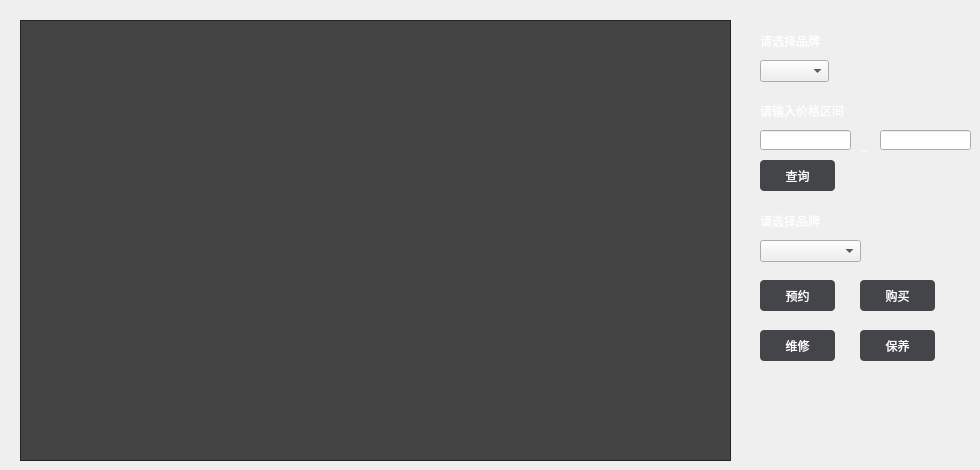
   <widget class="QWidget" name="tab_car">
    <attribute name="title">
     <string>车辆清单</string>
    </attribute>
    <widget class="QComboBox" name="comboBox">
     <property name="geometry">
      <rect>
       <x>760</x>
       <y>60</y>
       <width>69</width>
       <height>22</height>
      </rect>
     </property>
    </widget>
    <widget class="QTableWidget" name="tableWidget">
     <property name="geometry">
      <rect>
       <x>20</x>
       <y>20</y>
       <width>711</width>
       <height>441</height>
      </rect>
     </property>
     <property name="styleSheet">
      <string notr="true">/*
tabelwidget*/
QTableWidget{
color:#DCDCDC;
background:#444444;
border:1px solid #242424;
alternate-background-color:#525252;/*交错颜色*/
gridline-color:#242424;
}

/*选中item*/
QTableWidget::item:selected{
color:#DCDCDC;
background:qlineargradient(spread:pad,x1:0,y1:0,x2:0,y2:1,stop:0 #484848,stop:1 #383838);
}

/*
悬浮item*/
QTableWidget::item:hover{
background:#5B5B5B;
}
/*表头*/
QHeaderView::section{
text-align:center;
background:#5E5E5E;
padding:3px;
margin:0px;
color:#DCDCDC;
border:1px solid #242424;
border-left-width:0;
}



/*表右侧的滑条*/
QScrollBar:vertical{
background:#484848;
padding:0px;
border-radius:6px;
max-width:12px;
}

/*滑块*/
QScrollBar::handle:vertical{
background:#CCCCCC;
}
/*
滑块悬浮，按下*/
QScrollBar::handle:hover:vertical,QScrollBar::handle:pressed:vertical{
background:#A7A7A7;
}
/*
滑块已经划过的区域*/
QScrollBar::sub-page:vertical{
background:444444;
}

/*
滑块还没有划过的区域*/
QScrollBar::add-page:vertical{
background:5B5B5B;
}

/*页面下移的按钮*/
QScrollBar::add-line:vertical{
background:none;
}
/*页面上移的按钮*/
QScrollBar::sub-line:vertical{
background:none;
}
</string>
     </property>
    </widget>
    <widget class="QLabel" name="label_3">
     <property name="geometry">
      <rect>
       <x>760</x>
       <y>30</y>
       <width>111</width>
       <height>21</height>
      </rect>
     </property>
     <property name="styleSheet">
      <string notr="true">font: 14pt &quot;黑体&quot;;

color: rgb(255, 255, 255);</string>
     </property>
     <property name="text">
      <string>请选择品牌</string>
     </property>
    </widget>
    <widget class="QLabel" name="label_11">
     <property name="geometry">
      <rect>
       <x>760</x>
       <y>100</y>
       <width>171</width>
       <height>21</height>
      </rect>
     </property>
     <property name="styleSheet">
      <string notr="true">font: 14pt &quot;黑体&quot;;

color: rgb(255, 255, 255);</string>
     </property>
     <property name="text">
      <string>请输入价格区间</string>
     </property>
    </widget>
    <widget class="QLineEdit" name="txt_low">
     <property name="geometry">
      <rect>
       <x>760</x>
       <y>130</y>
       <width>91</width>
       <height>20</height>
      </rect>
     </property>
     <property name="styleSheet">
      <string notr="true">font: 12pt &quot;黑体&quot;;

color: rgb(0, 0, 0);</string>
     </property>
    </widget>
    <widget class="QLineEdit" name="txt_high">
     <property name="geometry">
      <rect>
       <x>880</x>
       <y>130</y>
       <width>91</width>
       <height>20</height>
      </rect>
     </property>
     <property name="styleSheet">
      <string notr="true">font: 12pt &quot;黑体&quot;;

color: rgb(0, 0, 0);</string>
     </property>
    </widget>
    <widget class="QLabel" name="label_12">
     <property name="geometry">
      <rect>
       <x>860</x>
       <y>140</y>
       <width>31</width>
       <height>21</height>
      </rect>
     </property>
     <property name="styleSheet">
      <string notr="true">font: 18pt &quot;黑体&quot;;

color: rgb(255, 255, 255);</string>
     </property>
     <property name="text">
      <string>~</string>
     </property>
    </widget>
    <widget class="QPushButton" name="pushButton_9">
     <property name="geometry">
      <rect>
       <x>760</x>
       <y>160</y>
       <width>75</width>
       <height>31</height>
      </rect>
     </property>
     <property name="styleSheet">
      <string notr="true">QPushButton{
	font: 14pt &quot;黑体&quot;;
		border-radius: 4px;
		border: none;
		width: 75px;
		height: 25px;
}
QPushButton:enabled {
        background: rgb(68, 69, 73);
        color: white;
}
QPushButton:!enabled {
        background: rgb(100, 100, 100);
        color: rgb(200, 200, 200);
}
QPushButton:enabled:hover{
        background: rgb(85, 85, 85);
}
QPushButton:enabled:pressed{
        background: rgb(150, 80, 80);
}

</string>
     </property>
     <property name="text">
      <string>查询</string>
     </property>
    </widget>
    <widget class="QComboBox" name="comboBox_2">
     <property name="geometry">
      <rect>
       <x>760</x>
       <y>240</y>
       <width>101</width>
       <height>22</height>
      </rect>
     </property>
    </widget>
    <widget class="QLabel" name="label_13">
     <property name="geometry">
      <rect>
       <x>760</x>
       <y>210</y>
       <width>111</width>
       <height>21</height>
      </rect>
     </property>
     <property name="styleSheet">
      <string notr="true">font: 14pt &quot;黑体&quot;;

color: rgb(255, 255, 255);</string>
     </property>
     <property name="text">
      <string>请选择品牌</string>
     </property>
    </widget>
    <widget class="QPushButton" name="pushButton_10">
     <property name="geometry">
      <rect>
       <x>760</x>
       <y>280</y>
       <width>75</width>
       <height>31</height>
      </rect>
     </property>
     <property name="styleSheet">
      <string notr="true">QPushButton{
	font: 14pt &quot;黑体&quot;;
		border-radius: 4px;
		border: none;
		width: 75px;
		height: 25px;
}
QPushButton:enabled {
        background: rgb(68, 69, 73);
        color: white;
}
QPushButton:!enabled {
        background: rgb(100, 100, 100);
        color: rgb(200, 200, 200);
}
QPushButton:enabled:hover{
        background: rgb(85, 85, 85);
}
QPushButton:enabled:pressed{
        background: rgb(150, 80, 80);
}

</string>
     </property>
     <property name="text">
      <string>预约</string>
     </property>
    </widget>
    <widget class="QPushButton" name="pushButton_11">
     <property name="geometry">
      <rect>
       <x>860</x>
       <y>280</y>
       <width>75</width>
       <height>31</height>
      </rect>
     </property>
     <property name="styleSheet">
      <string notr="true">QPushButton{
	font: 14pt &quot;黑体&quot;;
		border-radius: 4px;
		border: none;
		width: 75px;
		height: 25px;
}
QPushButton:enabled {
        background: rgb(68, 69, 73);
        color: white;
}
QPushButton:!enabled {
        background: rgb(100, 100, 100);
        color: rgb(200, 200, 200);
}
QPushButton:enabled:hover{
        background: rgb(85, 85, 85);
}
QPushButton:enabled:pressed{
        background: rgb(150, 80, 80);
}

</string>
     </property>
     <property name="text">
      <string>购买</string>
     </property>
    </widget>
    <widget class="QPushButton" name="pushButton_12">
     <property name="geometry">
      <rect>
       <x>760</x>
       <y>330</y>
       <width>75</width>
       <height>31</height>
      </rect>
     </property>
     <property name="styleSheet">
      <string notr="true">QPushButton{
	font: 14pt &quot;黑体&quot;;
		border-radius: 4px;
		border: none;
		width: 75px;
		height: 25px;
}
QPushButton:enabled {
        background: rgb(68, 69, 73);
        color: white;
}
QPushButton:!enabled {
        background: rgb(100, 100, 100);
        color: rgb(200, 200, 200);
}
QPushButton:enabled:hover{
        background: rgb(85, 85, 85);
}
QPushButton:enabled:pressed{
        background: rgb(150, 80, 80);
}

</string>
     </property>
     <property name="text">
      <string>维修</string>
     </property>
    </widget>
    <widget class="QPushButton" name="pushButton_13">
     <property name="geometry">
      <rect>
       <x>860</x>
       <y>330</y>
       <width>75</width>
       <height>31</height>
      </rect>
     </property>
     <property name="styleSheet">
      <string notr="true">QPushButton{
	font: 14pt &quot;黑体&quot;;
		border-radius: 4px;
		border: none;
		width: 75px;
		height: 25px;
}
QPushButton:enabled {
        background: rgb(68, 69, 73);
        color: white;
}
QPushButton:!enabled {
        background: rgb(100, 100, 100);
        color: rgb(200, 200, 200);
}
QPushButton:enabled:hover{
        background: rgb(85, 85, 85);
}
QPushButton:enabled:pressed{
        background: rgb(150, 80, 80);
}

</string>
     </property>
     <property name="text">
      <string>保养</string>
     </property>
    </widget>
   </widget>
